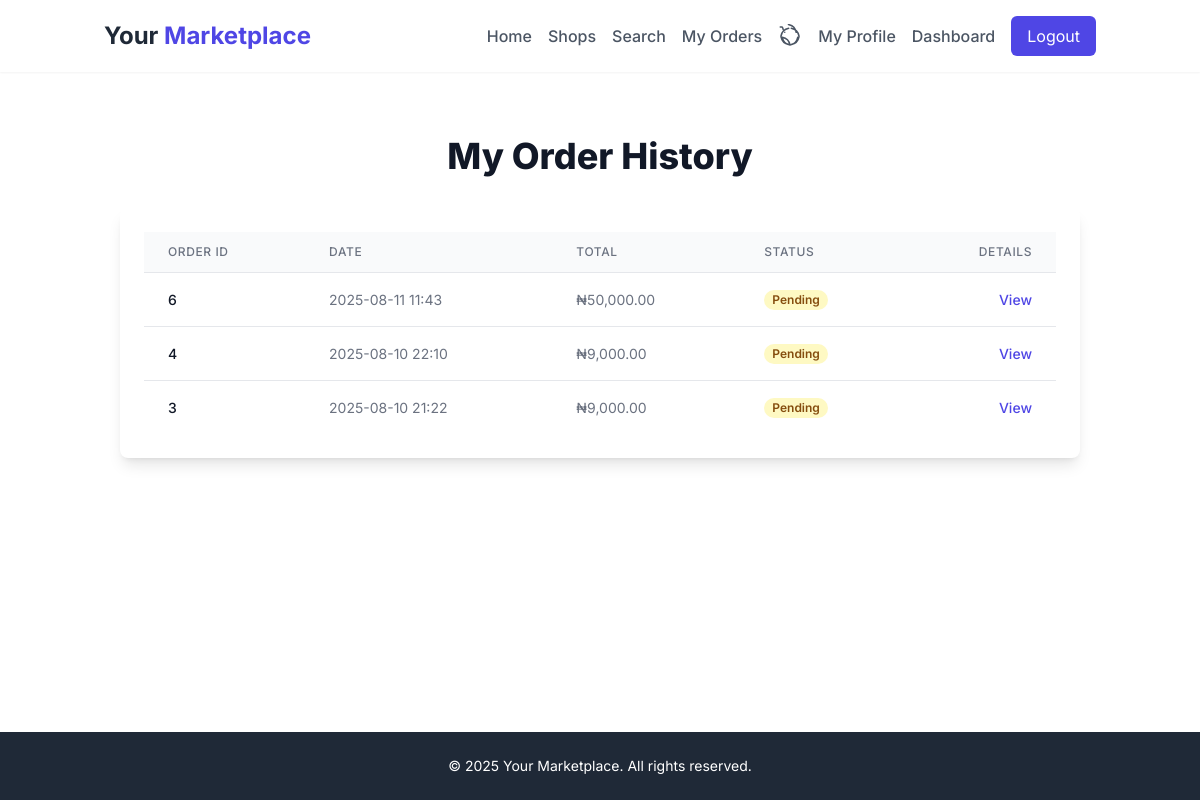
Screenshot of /my_orders (signed in) with the database file from the repository.
### app/models.py (models this page shows)
class Order(db.Model):
    id = db.Column(db.Integer, primary_key=True)
    user_id = db.Column(db.Integer, db.ForeignKey('user.id'))
    total_price = db.Column(db.Float, nullable=False)
    status = db.Column(db.String(50), default='Pending')
    created_at = db.Column(db.DateTime, default=datetime.utcnow)
    updated_at = db.Column(db.DateTime, default=datetime.utcnow, onupdate=datetime.utcnow)
    items = db.relationship('OrderItem', backref='order', lazy='dynamic')
    def formatted_total_price(self):
        return f"₦{self.total_price:,.2f}"

### app/customer.py (the view)
@bp.route('/my_orders')
@login_required
def my_orders():
    orders = current_user.orders.order_by(Order.created_at.desc()).all()
    return render_template('customer/order_history.html', orders=orders)

### app/models.py (called while the page is built)
@login.user_loader
def load_user(id):
    return User.query.get(int(id))

### app/templates/customer/order_history.html (shortened to what this page needs)
{% extends "base.html" %}
{% block content %}
<div class="max-w-6xl mx-auto px-4 py-8">
    <h1 class="text-4xl font-extrabold text-gray-900 mb-8 text-center">My Order History</h1>
    {% if orders %}
        <div class="bg-white p-6 rounded-lg shadow-lg">
            <div class="overflow-x-auto">
                <table class="min-w-full divide-y divide-gray-200">
                    <thead class="bg-gray-50">
                        <tr>
                            <th scope="col" class="px-6 py-3 text-left text-xs font-medium text-gray-500 uppercase tracking-wider">Order ID</th>
                            <th scope="col" class="px-6 py-3 text-left text-xs font-medium text-gray-500 uppercase tracking-wider">Date</th>
                            <th scope="col" class="px-6 py-3 text-left text-xs font-medium text-gray-500 uppercase tracking-wider">Total</th>
                            <th scope="col" class="px-6 py-3 text-left text-xs font-medium text-gray-500 uppercase tracking-wider">Status</th>
                            <th scope="col" class="px-6 py-3 text-right text-xs font-medium text-gray-500 uppercase tracking-wider">Details</th>
                        </tr>
                    </thead>
                    <tbody class="bg-white divide-y divide-gray-200">
                        {% for order in orders %}
                        <tr>
                            <td class="px-6 py-4 whitespace-nowrap text-sm font-medium text-gray-900">{{ order.id }}</td>
                            <td class="px-6 py-4 whitespace-nowrap text-sm text-gray-500">{{ moment(order.created_at).format('YYYY-MM-DD HH:mm') }}</td>
                            <td class="px-6 py-4 whitespace-nowrap text-sm text-gray-500">{{ order.formatted_total_price() }}</td>
                            <td class="px-6 py-4 whitespace-nowrap text-sm">
                                <span class="px-2 inline-flex text-xs leading-5 font-semibold rounded-full
                                    {% if order.status == 'Pending' %}bg-yellow-100 text-yellow-800
                                    {% elif order.status == 'Processing' %}bg-blue-100 text-blue-800
                                    {% elif order.status == 'Completed' %}bg-green-100 text-green-800
                                    {% elif order.status == 'Cancelled' %}bg-red-100 text-red-800
                                    {% endif %}">
                                    {{ order.status }}
                                </span>
                            </td>
                            <td class="px-6 py-4 whitespace-nowrap text-right text-sm font-medium">
                                <a href="{{ url_for('customer.customer_order_detail', order_id=order.id) }}" class="text-indigo-600 hover:text-indigo-900">View</a>
                            </td>
                        </tr>
                        {% endfor %}
                    </tbody>
                </table>
            </div>
        </div>
    {% endif %}
</div>
{% endblock %}

### app/templates/base.html (style rules this page uses)
body { font-family: 'Inter', sans-serif; color: #1a202c; @apply bg-gray-50; }

### rows the page displays
Order: id "6", created_at "2025-08-11 11:43", formatted_total_price "₦50,000.00", status "Pending"
Order: id "4", created_at "2025-08-10 22:10", formatted_total_price "₦9,000.00", status "Pending"
Order: id "3", created_at "2025-08-10 21:22", formatted_total_price "₦9,000.00", status "Pending"

### other values shown
{{ moment().format('YYYY') }} "2025"
